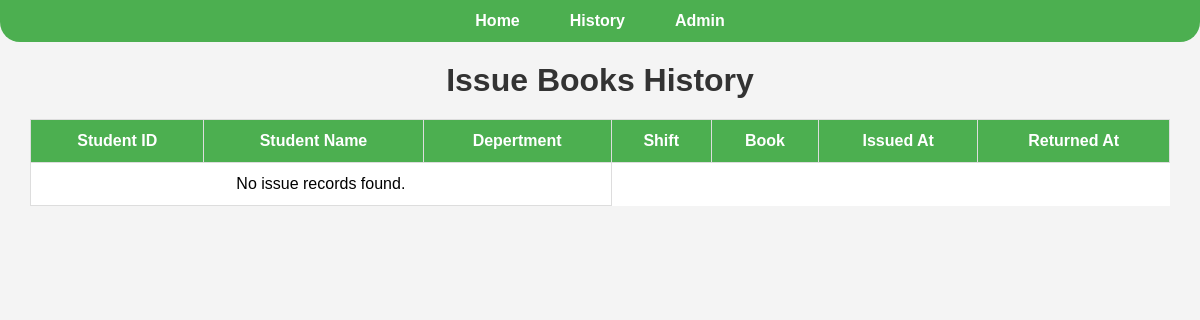
Before: /history/ with the older database file.
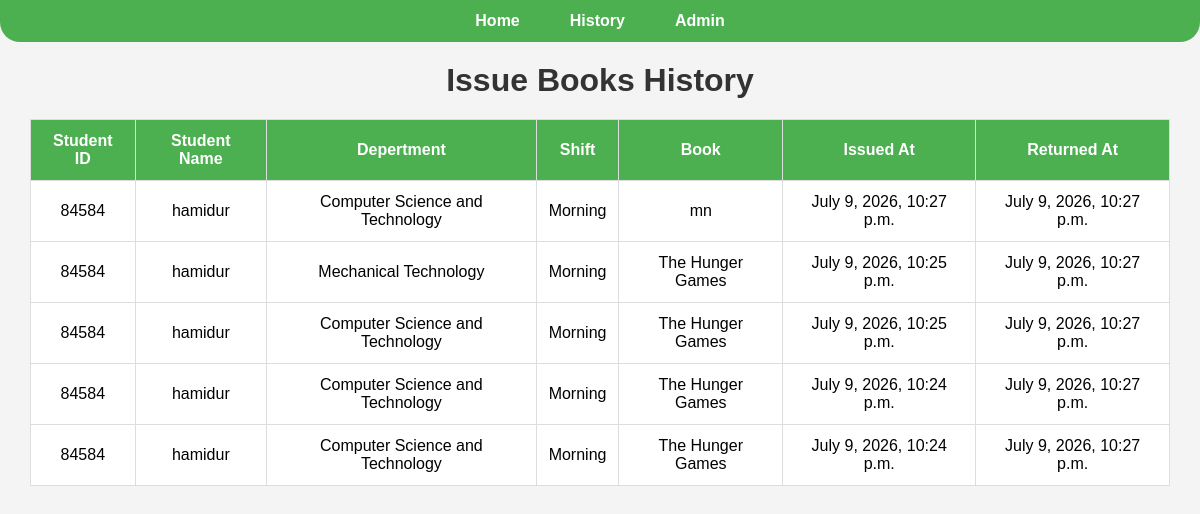
After: the same page with the newer database file.
### issue/models.py (models this page shows, shortened)
class Issue(models.Model):
    student_id = models.CharField(max_length=5)
    student_name = models.CharField(max_length=100)
    semester = models.CharField(
    max_length=3,
    choices=[
        ("1st", "1st"), ("2nd", "2nd"), ("3rd", "3rd"), ("4th", "4th"),
        ("5th", "5th"), ("6th", "6th"), ("7th", "7th"), ("8th", "8th"),
    ])
    department = models.CharField(
    max_length=100,
    choices=[
        ("Computer Science and Technology", "Computer Science and Technology"),
        ("Mechanical Technology", "Mechanical Technology"),
        ("Electrical Technology", "Electrical Technology"),
        ("Electronics Technology", "Electronics Technology"),
        ("Civil Technology", "Civil Technology"),
        ("Electro-medical Technology", "Electro-medical Technology"),
        ("RAC Technology", "RAC Technology"),
        ("Non-Tech", "Non-Tech"),
    ])
    shift = models.CharField(
        max_length=10,
        choices=[
            ("Morning", "Morning"),
            ("Day", "Day"),
        ])
    book = models.ForeignKey(Book, on_delete=models.PROTECT)
    issued_at = models.DateTimeField(auto_now_add=True)
    returned_at = models.DateTimeField(null=True, blank=True)

### management/models.py (models this page shows, shortened)
class Book(models.Model):
    book_id = models.PositiveIntegerField(unique=True)
    title = models.CharField(max_length=100)
    author = models.CharField(max_length=100)
    department = models.CharField(
    max_length=100,
    choices=[
        ("Computer Science and Technology", "Computer Science and Technology"),
        ("Mechanical Technology", "Mechanical Technology"),
        ("Electrical Technology", "Electrical Technology"),
        ("Electronics Technology", "Electronics Technology"),
        ("Civil Technology", "Civil Technology"),
        ("Electro-medical Technology", "Electro-medical Technology"),
        ("RAC Technology", "RAC Technology"),
        ("Non-Tech", "Non-Tech"),
    ])
    shelf_number = models.CharField(
    max_length=10,
    choices=[
    ("A1", "A1"),
    ("A2", "A2"),
    ("A3", "A3"),
    ("B1", "B1"),
    ("B2", "B2"),
    ("B3", "B3"),
    ("C1", "C1"),
    ("C2", "C2"),
    ("C3", "C3"),
    ("D1", "D1"),
    ])
    total_copies = models.PositiveIntegerField()
    available_copies = models.PositiveIntegerField()
    status = models.CharField(
        max_length=20,
        choices=[('available', 'Available'), ('unavailable', 'Unavailable')],
    )

### issue/views.py (the view)
# urls.py: path("history/", issue_history, name="issue_history"),
def issue_history(request):
    issues = Issue.objects.select_related("book").order_by("-issued_at")
    return render(request, "issue/history.html", {"issues": issues})

### templates/issue/history.html (shortened to what this page needs)
{% load static %}
<!DOCTYPE html>
<html lang="en">
<head>
    <link rel="stylesheet" href="{% static 'style.css' %}">
</head>
<body>
    {% include 'nav.html' %}
    <h1>Issue Books History</h1>
    <table>
        <thead>
            <tr>
                <th>Student ID</th>
                <th>Student Name</th>
                <th>Depertment</th>
                <th>Shift</th>
                <th>Book</th>
                <th>Issued At</th>
                <th>Returned At</th>
            </tr>
        </thead>
        {% for issue in issues %}
        <tbody>
            <tr>
                <td>{{ issue.student_id }}</td>
                <td>{{ issue.student_name }}</td>
                <td>{{ issue.department }}</td>
                <td>{{ issue.shift }}</td>
                <td>{{ issue.book.title }}</td>
                <td>{{ issue.issued_at }}</td>
                <td>{{ issue.returned_at }}</td>
            </tr>
            {% empty %}
            <tr>
                <td colspan="3">No issue records found.</td>
            </tr>
            {% endfor %}
        </tbody>
    </table>
</body>
</html>

### templates/nav.html
<nav>
    <ul>
        <li><a href="{% url 'home' %}">Home</a></li>
        <li><a href="{% url 'issue_history' %}">History</a></li>
        <li><a href="/admin/">Admin</a></li>
    </ul>
</nav>

### static/style.css (style rules this page uses)
* { margin: 0; padding: 0; box-sizing: border-box; }
body { font-family: Arial, sans-serif; background: #f4f4f4; }
h1 { color: #333; text-align: center; padding: 20px; }
table { width: 95%; border-collapse: collapse; background: white; margin: 0 auto; text-align: center; }
th, td { padding: 12px; border: 1px solid #ddd; text-align: center; }
th { background: #4CAF50; color: white; }
nav { background: #4CAF50; padding: 12px 20px; border-radius: 0 0 20px 20px; }
nav ul { list-style: none; display: flex; justify-content: center; gap: 50px; }
nav a { color: white; text-decoration: none; font-weight: bold; }

Changed rows visible on the page:
added Issue: student_id "84584", student_name "hamidur", department "Computer Science and Technology", shift "Morning", book "mn", issued_at "July 9, 2026, 10:27 p.m.", returned_at "July 9, 2026, 10:27 p.m."
added Issue: student_id "84584", student_name "hamidur", department "Mechanical Technology", shift "Morning", book "The Hunger Games", issued_at "July 9, 2026, 10:25 p.m.", returned_at "July 9, 2026, 10:27 p.m."
added Issue: student_id "84584", student_name "hamidur", department "Computer Science and Technology", shift "Morning", book "The Hunger Games", issued_at "July 9, 2026, 10:25 p.m.", returned_at "July 9, 2026, 10:27 p.m."
added Issue: student_id "84584", student_name "hamidur", department "Computer Science and Technology", shift "Morning", book "The Hunger Games", issued_at "July 9, 2026, 10:24 p.m.", returned_at "July 9, 2026, 10:27 p.m."
added Issue: student_id "84584", student_name "hamidur", department "Computer Science and Technology", shift "Morning", book "The Hunger Games", issued_at "July 9, 2026, 10:24 p.m.", returned_at "July 9, 2026, 10:27 p.m."
Other visible differences:
text no longer shown: "No issue records found."
